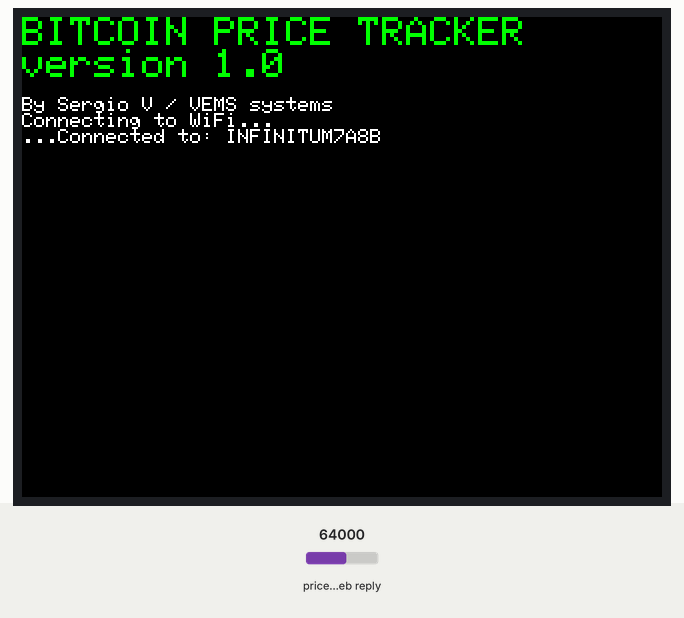
Recording of a sketch running on a simulated ESP32. Shown: 320×240 colour display. The test bench sets the inputs (shaded band); at power-on: price in the web reply 64000. WiFi joins after 1.5 s; servers stay silent unless stated; web services answer with replies made up by the test bench; not simulated (calls return 0 or success): secrets.h; what the sketch prints to the serial monitor is not drawn.

Above: at 1.8 s.
At 7.0 s:
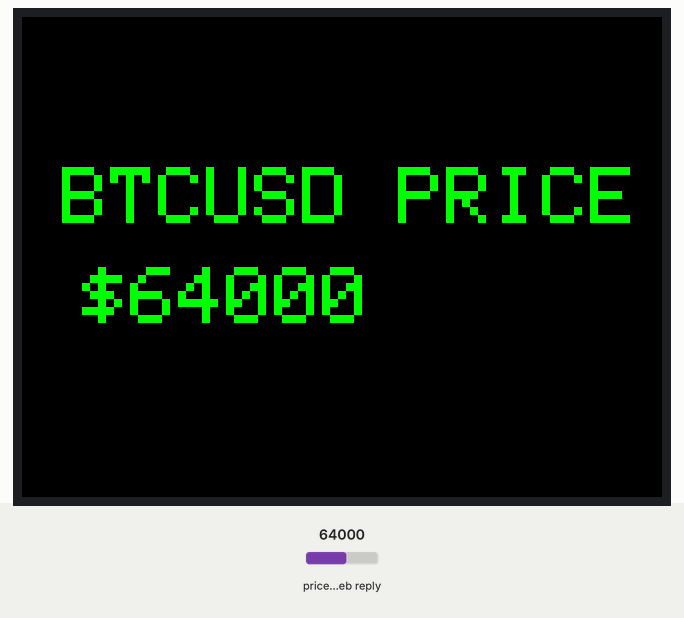
7.1 s: price in the web reply set to 21580
At 9.6 s:
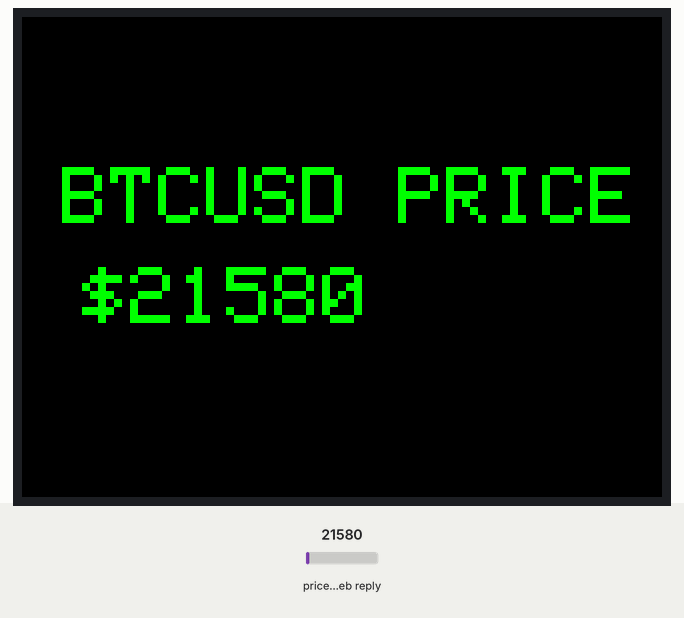
10.0 s: price in the web reply set to 39750
At 11.1 s:
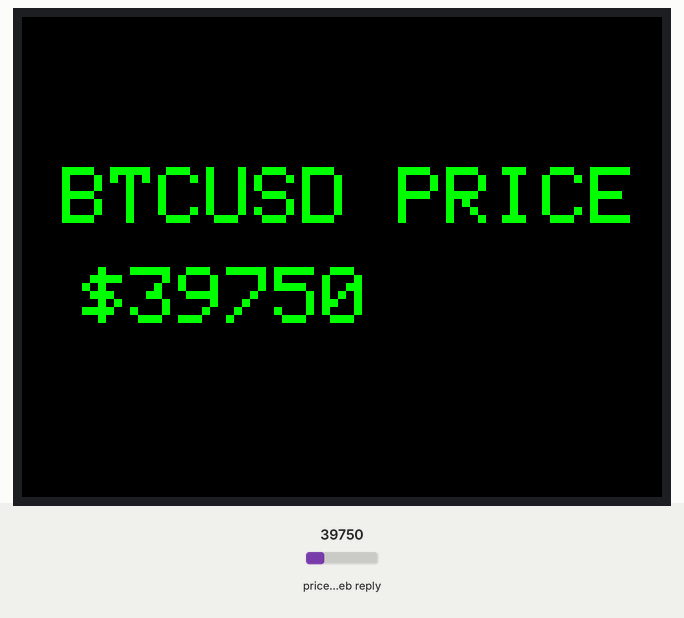
12.9 s: price in the web reply set to 59500
At 15.9 s:
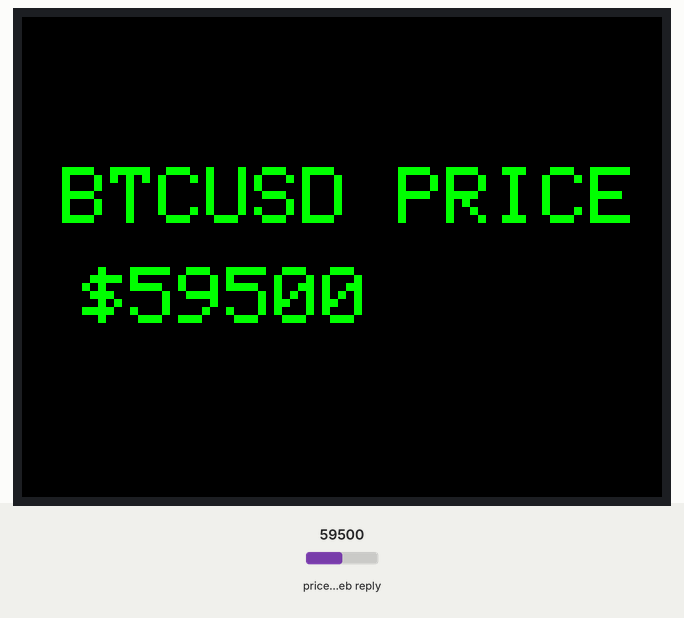
Timing chart, 0 to 17.4 s (numbered marks = the images above; inputs shaded):
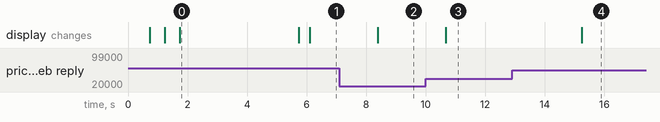

The sketch:

Bitcoin_track.ino
```cpp
#include <TFT_eSPI.h>
#include <WiFi.h>
#include <Wire.h>
#include <HTTPClient.h>
#include <NTPClient.h>
#include <WiFiUdp.h>
#include "secrets.h" // WiFi Configuration (WiFi name and Password)
#include <ArduinoJson.h>

TFT_eSPI tft = TFT_eSPI();


//INTERNET SETUP, BE CAREFUL SHARING THIS STUFF
const char* ssid = "INFINITUM7A8B";
const char* password = "NmdXSCSQX7";

//const int httpsPort = 443;
// Powered by CoinDesk - https://www.coindesk.com/price/bitcoin
const String url = "http://api.coindesk.com/v1/bpi/currentprice/BTC.json";
const String historyURL = "http://api.coindesk.com/v1/bpi/historical/close.json";
const String cryptoCode = "BTC";


WiFiClient client;
HTTPClient http;
String lastPrice;

// Variables to save date and time
String formattedDate;
String dayStamp;
String timeStamp;


void setup() {
  // Start the tft display and set it to black
  tft.init();
  tft.setRotation(1); //This is the display in landscape

  // Clear the screen before writing to it
  tft.fillScreen(TFT_BLACK);

  tft.setTextColor(TFT_GREEN);  tft.setTextSize(2);
  tft.println("BITCOIN PRICE TRACKER");
  tft.println("version 1.0");

  tft.setTextColor(TFT_WHITE);  tft.setTextSize(1);
  tft.println("");
  tft.println("By Sergio V / VEMS systems");


  tft.setTextSize(1);
  tft.println("Connecting to WiFi...");

  WiFi.begin(ssid, password);


  Serial.print("Connecting to WiFi...");
  while (WiFi.status() != WL_CONNECTED)
  {
    delay(500);
    tft.print(".");
  }
  Serial.print("CONNECTED to SSID: ");
  Serial.print(ssid);


  tft.print("Connected to: ");
  tft.print(ssid);
  tft.print("");
  delay(4000);
  tft.fillScreen(TFT_BLACK); //Este comando limpia la pantalla
  tft.print("");
}


void loop() {
  Serial.print("Connecting to ");
  Serial.println(url);

  http.begin(url);
  int httpCode = http.GET();
  StaticJsonDocument<768> doc;
  DeserializationError error = deserializeJson(doc, http.getString());

  if (error) {
    tft.print(F("deserializeJson Failed"));
    tft.print(error.f_str());
    delay(2500);
    return;}


  Serial.print("History HTTP Status Code: ");
  Serial.println(httpCode);


  String BTCUSDPrice = doc["bpi"]["USD"]["rate_float"].as<String>();
      /*if(BTCUSDPrice == lastPrice) {
        Serial.print("Price hasn't changed (Current/Last): ");
        Serial.print(BTCUSDPrice);
        Serial.print(" : ");
        Serial.println(lastPrice);
        delay(100);//default 1250
        return;
      } else {
        lastPrice = BTCUSDPrice;
      }
      String lastUpdated = doc["time"]["updated"].as<String>();
      http.end();*/

// Todo bien hasta aquí

      /*Serial.println("Getting history...");
      StaticJsonDocument<1536> historyDoc;
      http.begin(historyURL);
      int historyHttpCode = http.GET();
      DeserializationError historyError = deserializeJson(historyDoc, http.getString());

      if (historyError) {
        Serial.print(F("deserializeJson(History) failed: "));
        Serial.println(historyError.f_str());
        delay(2500);
        return;
      }*/


  tft.fillScreen(TFT_BLACK); //Este comando limpia la pantalla
  tft.setTextColor(TFT_WHITE);  tft.setTextSize(1);
  //tft.println("Online");
  //tft.println(ssid);
  tft.setTextColor(TFT_GREEN);  tft.setTextSize(4);
  tft.drawString("BTCUSD PRICE", 20, 75);
  tft.drawString("$" + BTCUSDPrice, 30, 125);
  //tft.println(BTCUSDPrice);

  delay(2000);//Tiempo del loop, default =1250

}
```

Measured:
- after the input at 7.1 s, the display: changes after 1.3 s (image 2)
- after the input at 10.0 s, the display: changes after 0.67 s (image 3)
- after the input at 12.9 s, the display: changes after 2.3 s (image 4)
- what the display in image 0 shows lasts 4.0 s, from 1.7 s to 5.7 s
